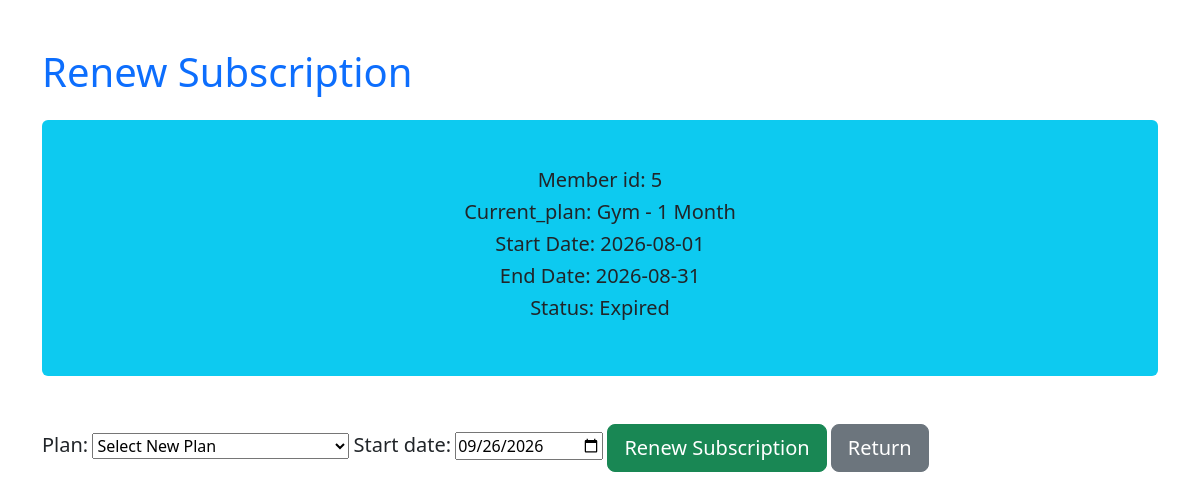
The app's page /renew_subscription.php?id=4 (signed in) with its own data.
### tables this page shows
CREATE TABLE IF NOT EXISTS `subscriptions` (
  `Id` int(11) NOT NULL AUTO_INCREMENT,
  `member_id` int(11) NOT NULL,
  `plan_id` int(11) NOT NULL,
  `start_date` date NOT NULL,
  `end_date` date NOT NULL,
  `status` enum('Active','Expired','Cancelled','Pending') NOT NULL,
  `paid_amount` varchar(10) NOT NULL,
  `created_at` timestamp NULL DEFAULT current_timestamp(),
  PRIMARY KEY (`Id`),
  KEY `member_id` (`member_id`),
  KEY `plan_id` (`plan_id`)
);

CREATE TABLE IF NOT EXISTS `membership_plans` (
  `Id` int(11) NOT NULL AUTO_INCREMENT,
  `type_id` int(11) NOT NULL,
  `plan_name` varchar(50) NOT NULL,
  `duration_months` int(11) NOT NULL,
  `Price` varchar(10) NOT NULL,
  `is_active` enum('Active','Inactive') NOT NULL,
  `created_at` timestamp NULL DEFAULT current_timestamp(),
  PRIMARY KEY (`Id`),
  KEY `type_id` (`Id`),
  KEY `type_id_2` (`type_id`)
);

### renew_subscription.php (the view, shortened to what this page needs)
<?php
include "database.php";
$subscription_id = intval($_GET['id']);
$stmt =$conn->prepare("SELECT s.*, p.plan_name
    FROM subscriptions s
    JOIN membership_plans p ON s.plan_id = p.Id
    WHERE s.Id = ?");
$stmt->bind_param("i", $subscription_id);
$stmt->execute();
$old_subscription = $stmt->get_result()->fetch_assoc();
?>
<!DOCTYPE html>
<html>
<head>
<link href="https://cdn.jsdelivr.net/npm/bootstrap@5.3.8/dist/css/bootstrap.min.css" rel="stylesheet">
</head>
<body>
<div class="container mt-5">
    <h1 class = "text-primary">Renew Subscription</h1>
	<div style = "text-align: center;" class="mt-4 p-5 bg-info rounded">
			  <h5>Member id: <?php echo $old_subscription['member_id'];?></h5>
			  <h5>Current_plan: <?php echo htmlspecialchars($old_subscription['plan_name']);?></h5>
			  <h5>Start Date: <?php echo $old_subscription['start_date']; ?></h5>
			  <h5>End Date: <?php echo $old_subscription['end_date']; ?></h5>
			  <h5>Status: <?php echo $old_subscription['status']; ?></h5>
    </div>
<br>
  <br>
<form method = "post">
  <label><h5>Plan:</h5></label>
  <select name="plan_id" required>
    <option value="">Select New Plan</option>
  </select>
  <label><h5>Start date:</h5></label>
  <input type="date" name="start_date" value="<?php echo date('Y-m-d'); ?>" required>
<button type="submit" name="submit" class="btn btn-success btn-lg">Renew Subscription</button>
<a href="subscriptions.php" class="btn btn-secondary btn-lg">Return</a>
</form>
</div>
</body>
</html>

### records on screen
subscriptions: member "5", plan.plan_name "Gym - 1 Month", start_date "2026-08-01", end_date "2026-08-31", status "Expired"
